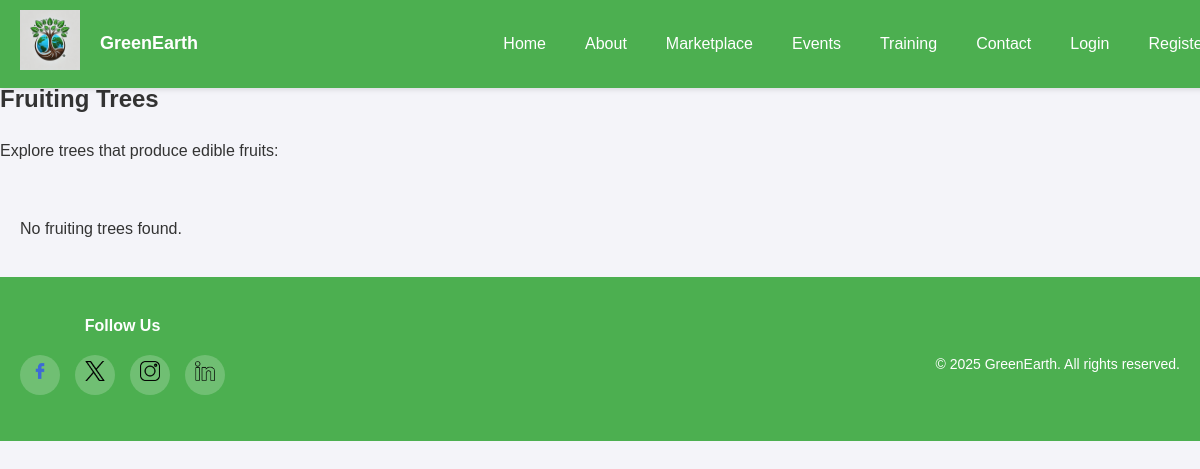
Page /fruiting_trees.php on the earlier database version.
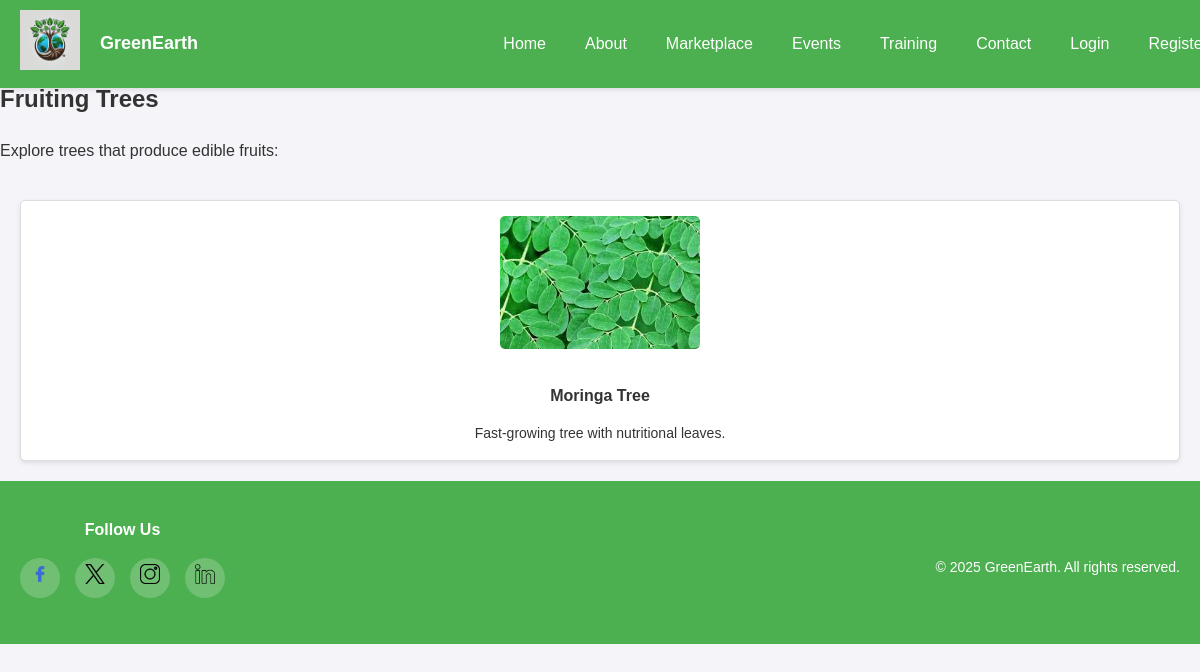
Same page on the later database version.
### tables this page shows
CREATE TABLE `seedlings` (
  `id` int(11) NOT NULL,
  `name` varchar(255) NOT NULL,
  `description` text DEFAULT NULL,
  `price` decimal(10,2) DEFAULT NULL,
  `image` varchar(255) DEFAULT NULL,
  `created_at` timestamp NOT NULL DEFAULT current_timestamp(),
  `region` varchar(255) NOT NULL,
  `height` enum('tall','short') DEFAULT NULL,
  `fruit` enum('edible','non-edible') DEFAULT NULL,
  `purpose` enum('ornamental','timber','shade') DEFAULT NULL
);

### fruiting_trees.php (the view, shortened to what this page needs)
<?php
include 'php/header.php'; ?>
<section class="fruiting-trees">
    <h1>Fruiting Trees</h1>
    <p>Explore trees that produce edible fruits:</p>
    <div class="tree-cards">
        <?php
        include 'php/db.php';
        $sql = "SELECT * FROM seedlings WHERE fruit = 'edible'";
        $result = $conn->query($sql);
        if ($result->num_rows > 0) {
            while ($row = $result->fetch_assoc()) {
                echo '<div class="tree-card">';
                echo '<img src="' . htmlspecialchars($row['image']) . '" alt="' . htmlspecialchars($row['name']) . '">';
                echo '<h3>' . htmlspecialchars($row['name']) . '</h3>';
                echo '<p>' . htmlspecialchars($row['description']) . '</p>';
                echo '</div>';
            }
        } else {
            echo '<p>No fruiting trees found.</p>';
        }
        ?>
    </div>
</section>
<?php include 'php/footer.php'; ?>

Differences in the rows shown:
added seedlings: image (picture), name "Moringa Tree", description "Fast-growing tree with nutritional leaves."
Other differences:
text no longer shown: "No fruiting trees found."
